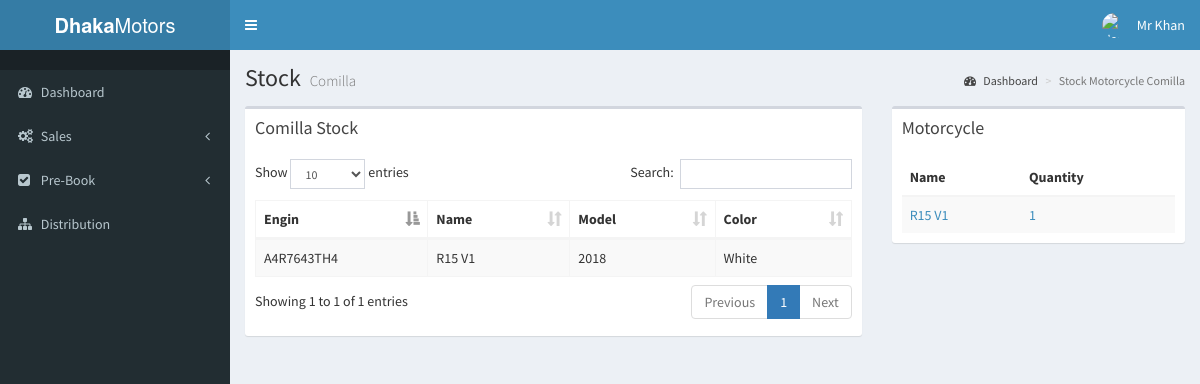
The page /pages/Manager/branch3.php (signed in) on the database its author committed.
### tables this page shows
CREATE TABLE `motorcycle_info` (
  `mID` int(11) NOT NULL,
  `mType` varchar(30) NOT NULL,
  `mName` varchar(30) NOT NULL,
  `model` varchar(100) NOT NULL,
  `engineNo` varchar(30) NOT NULL,
  `chassisNo` varchar(30) NOT NULL,
  `cc` int(10) NOT NULL,
  `color` varchar(30) NOT NULL,
  `price` varchar(30) NOT NULL,
  `sID` int(11) DEFAULT NULL,
  `saleID` int(11) DEFAULT NULL,
  `cID` int(11) DEFAULT NULL,
  `warranty` date NOT NULL,
  `reg` varchar(50) NOT NULL
);

### pages/Manager/branch3.php (the view)
<?php
 include 'layout/head.php';
?>
  <div class="content-wrapper">
    <section class="content-header">
      <h1>
       Stock
        <small>Comilla</small>
      </h1>
      <ol class="breadcrumb">
        <li><a href="#"><i class="fa fa-dashboard"></i> Dashboard</a></li>
        <li class="active">Stock Motorcycle Comilla</li>
      </ol>
    </section>
    <section class="content">
      <div class="row">
        <div class="col-xs-8">
          <div class="box">
            <div class="box-header">
              <h3 class="box-title">Comilla Stock</h3>
            </div>
            <div class="box-body">
              <table id="example1" class="table table-bordered table-striped">
                <thead>
                <tr>
									<th>Engin</th>
									<th>Name</th>
									<th>Model</th>
									<th>Color</th>
                </tr>
                </thead>
                <tbody>
									<?php
									$con=mysqli_connect('localhost','root','','dhaka_motors');
									$query="select *
											from motorcycle_info m, stock_info s
											where m.sID=s.sID
											and s.dealer_id=3
											and m.saleID = 0";
										$result=mysqli_query($con,$query);
										if(mysqli_num_rows($result)>0){
											while($row=mysqli_fetch_array($result, MYSQLI_ASSOC)){
											echo "<tr>";
											echo "<td>".$row['engineNo']."</td>";
											echo "<td>".$row['mName']."</td>";
											echo "<td>".$row['model']."</td>";
											echo "<td>".$row['color']."</td>";
											echo "</tr>";
													}
										}
									?>
								</tbody>
              </table>
            </div>
          </div>
        </div>
				<div class="col-xs-4">
          <div class="box">
            <div class="box-header">
              <h3 class="box-title">Motorcycle</h3>
            </div>
            <div class="box-body">
              <table class="table table-striped">
                <thead>
                <tr>
									<th>Name</th>
									<th>Quantity</th>
                </tr>
                </thead>
                <tbody>
								<?php
												$connection=mysqli_connect("localhost","root","","dhaka_motors");
												$query="select mName, count(mID)
														from motorcycle_info m, stock_info s
														where m.sID=s.sID
														and s.dealer_id=3
														and saleID='0'
														group by mName";
												$result=mysqli_query($connection,$query);
												if(mysqli_num_rows($result)>0){
													while($row=mysqli_fetch_array($result, MYSQLI_ASSOC)){
													echo "<tr>";
													echo "<td><a href=#>".$row['mName']."</a></td>";
													echo "<td> <a href=#>".$row['count(mID)']."</a></td>";
												   echo "</tr>";
															}
												}else{
													echo mysqli_error($connection);
												}
											?>
								</tbody>
              </table>
            </div>
          </div>
        </div>
	</section>
  </div>
<?php
 include 'layout/foot.php';
?>

### rows shown on the page
motorcycle_info: engineNo "A4R7643TH4", mName "R15 V1", model "2018", color "White"

### other values the page prints
$_SESSION['userName'] "Mr Khan"
$row['mName'] "R15 V1"
$row['count(mID)'] "1"
